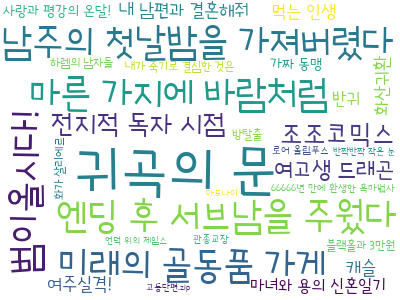

Recreate this plot in Python.
from wordcloud import WordCloud
import json

#pip install wordcloud
#conda install -c conda-forge wordcloud

cloud = WordCloud(font_path='Goyang.ttf', background_color='white' , max_words=30 , width=400 , height=300)

with open('webtoons.json' , encoding='utf-8') as f:
    webtoons = json.load(f)

# print(webtoons)

res = dict()
for webtoon in webtoons['webtoons']:
    res[webtoon['title']] = int(float(webtoon['star']) * 100)

visual = cloud.fit_words(res)
visual.to_image()
visual.to_file('cloud01.png')
